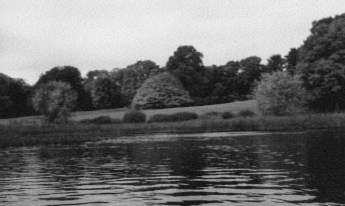
%> input picture JPEG_test/test.jpg, 345 x 206 px
$ octave dct_function.m   (GNU Octave 9; MATLAB toolbox functions it lacks are replaced by stand-ins)
%> lines starting %> are read from the running program, lines starting %| are printed output that depends on the picture
[img, map] = imread('test.jpg');
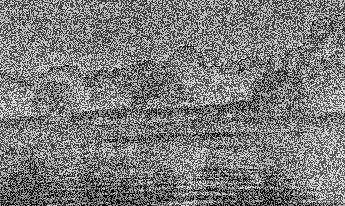
%> img: size 206x345 uint8; min 0, max 229, mean 123
%> map = 256 rows, first 12: [0.694 0.694 0.694; 0.686 0.686 0.686; 0.678 0.678 0.678; 0.671 0.671 0.671; 0.663 0.663 0.663; 0.655 0.655 0.655; 0.647 0.647 0.647; 0.639 0.639 0.639; 0.631 0.631 0.631; 0.624 0.624 0.624; 0.616 0.616 0.616; 0.608 0.608 0.608]

if ~isempty(map)
    img = ind2rgb(img,map);
%> img: size 206x345x3 double
end

im = img(:,:,1);

dctimg = dct2(im);
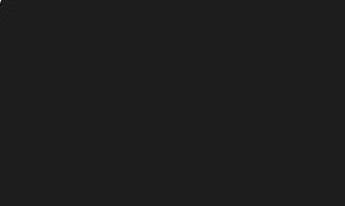
%> dctimg: size 206x345 double; min -15.2, max 116.3, mean 0; drawn with min black and max white
idctimg = dct2(dctimg);
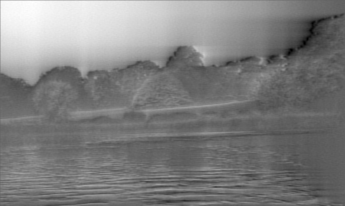
%> idctimg: size 206x345 double; min -0.967, max 1.59, mean 0.307; drawn with min black and max white
imshow(img(:,:,1),[0,1]);
figure,imshow(idctimg,[0,1]);
%> after `imshow(idctimg,[0,1])`:
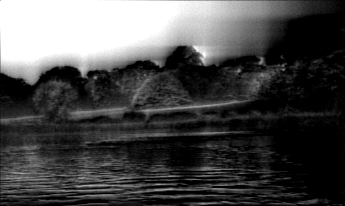
%> displayed picture: size 206x345, on the screen's scale of 0 to 255; min 0, max 255, mean 74.5

scale = size(im);
%> scale = [206 345]

err = 0;

for i = 1:scale(1)
    for j=1:scale(2)
        err = err + (im(i,j)-idctimg(i,j))^2;
    end
end
%> after the loop, err = 7262.3


err = err/(i*j)
%> err = 0.102
